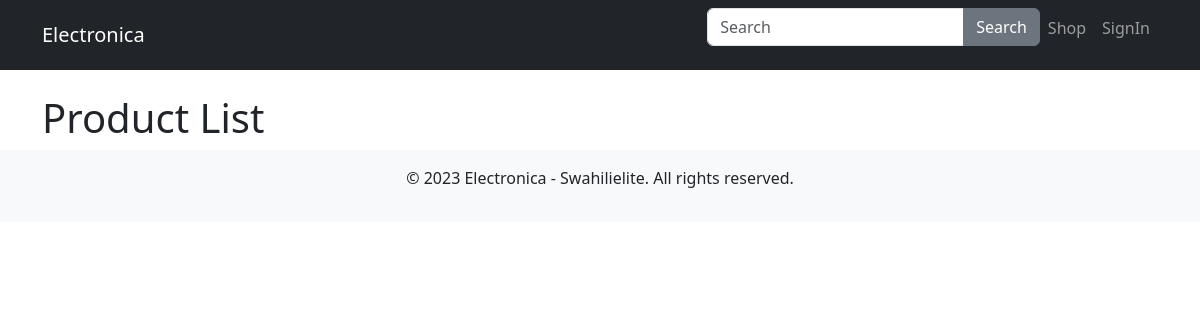
/products/, run on an earlier commit of the app's database.
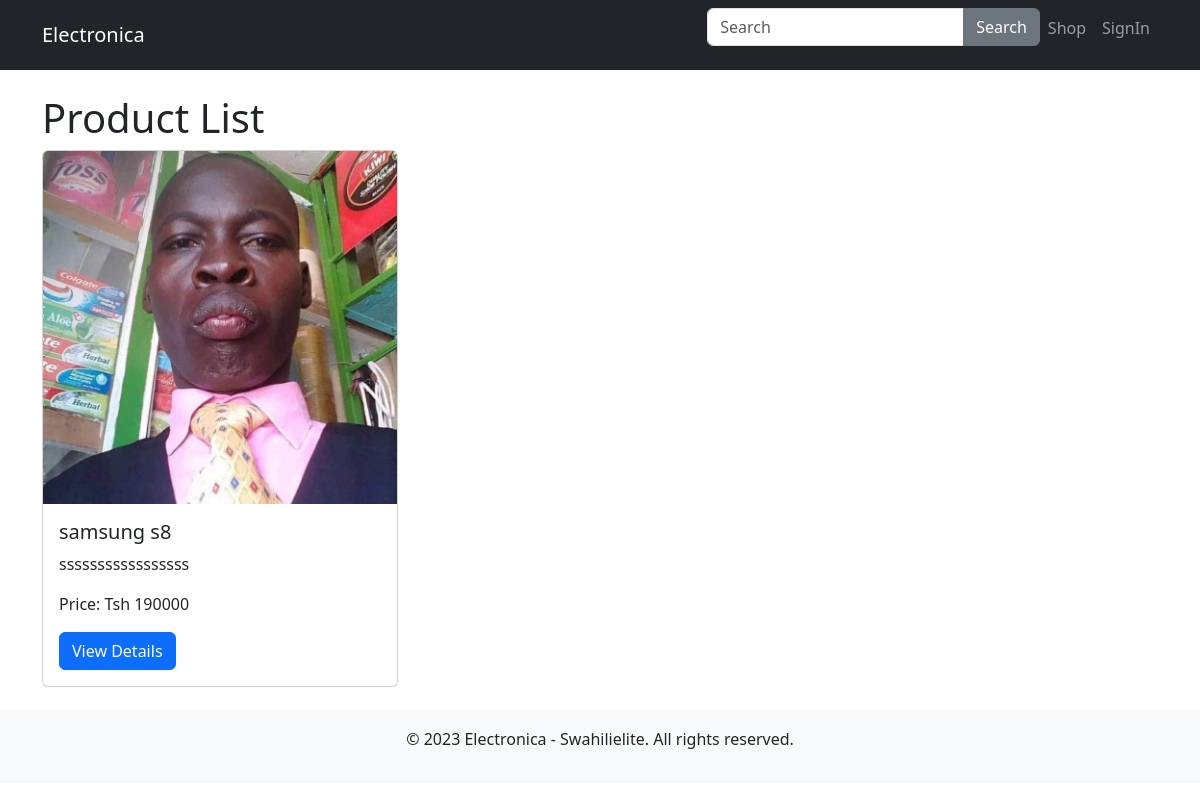
And on a later commit of the database.
### shop/models.py (models this page shows, shortened)
class Product(models.Model):
    name = models.CharField(max_length=100)
    description = models.TextField()
    price = models.DecimalField(max_digits=8, decimal_places=0)
    discount = models.DecimalField(max_digits=8, decimal_places=2, default=0)
    image = models.ImageField(upload_to='products/')

### shop/views.py (the view)
# urls.py: path('products/', views.product_list, name='product_list'),
def product_list(request):
    products = Product.objects.all()
    return render(request, 'product_list.html', {'products': products})

### shop/templates/product_list.html
{% extends './base.html' %}
{% block contents %}
<div class="container mt-4">
    <h1>Product List</h1>
    <div class="row">
        {% for product in products %}
        <div class="col-md-4 mb-4">
            <div class="card">
                <img src="{{ product.image.url }}" class="card-img-top" alt="{{ product.name }}">
                <div class="card-body">
                    <h5 class="card-title">{{ product.name }}</h5>
                    <p class="card-text">{{ product.description }}</p>
                    <p class="card-text">Price: Tsh {{ product.price }}</p>
                    <a href="{% url 'product_detail' product.pk %}" class="btn btn-primary">View Details</a>
                </div>
            </div>
        </div>
        {% endfor %}
    </div>
</div>
{% endblock %}

### shop/templates/base.html (shortened to what this page needs)
{% load static%}
<!DOCTYPE html>
<html lang="en">
<head>
    <link rel="stylesheet" href="https://cdn.jsdelivr.net/npm/bootstrap@5.3.0/dist/css/bootstrap.min.css">
    <link rel="stylesheet" href="{% static 'style.css'%}" type="text/css">
</head>
<body>
    {% block head %}
    <header>
        <nav class="navbar navbar-expand-lg navbar-dark bg-dark">
            <div class="container">
                <a class="navbar-brand" href="/">Electronica</a>
                <ul class="navbar-nav ms-auto">
                    <li class="nav-item">
                        <form class="input-group mb-3">
                            <input type="text" class="form-control"  placeholder="Search">
                            <button class="btn btn-secondary" type="submit" id="search-btn">Search</button>
                         </form>
                    </li>
                    {% if user.is_authenticated%}
                        <li class="nav-item">
                            <a class ="nav-link" href="{% url 'profile' %}">Profile</a>
                        </li>
                        <li class="nav-item">
                            <a class="nav-link" href="{% url 'logout' %}">Logout</a>
                        </li>
                    {% else %}
                        <li class="nav-item">
                            <a class="nav-link" href="{% url 'shop' %}">Shop</a>
                        </li>
                        <li class="nav-item">
                            <a class="nav-link" href="{% url 'login' %}">SignIn</a>
                        </li>
                    {% endif %}
                </ul>
            </div>
        </nav>
    </header>
    {% endblock %}
        {% block contents %}{% endblock %}
        {% block footer %}
    <footer class="mt-auto py-3 bg-light">
        <div class="container text-center">
            <p>&copy; 2023 Electronica - Swahilielite. All rights reserved.</p>
        </div>
    </footer>
        {% endblock %}
</body>
</html>

What changed in the data, as far as the page shows it:
added Product: image (picture), name "samsung s8", description "sssssssssssssssss", price "190000"
